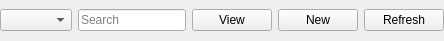
<?xml version="1.0" encoding="UTF-8"?>
<ui version="4.0">
 <class>StaffRankComboBox</class>
 <widget class="QWidget" name="StaffRankComboBox">
  <property name="geometry">
   <rect>
    <x>0</x>
    <y>0</y>
    <width>400</width>
    <height>41</height>
   </rect>
  </property>
  <property name="sizePolicy">
   <sizepolicy hsizetype="Fixed" vsizetype="Fixed">
    <horstretch>0</horstretch>
    <verstretch>0</verstretch>
   </sizepolicy>
  </property>
  <property name="windowTitle">
   <string>Form</string>
  </property>
  <layout class="QGridLayout" name="gridLayout">
   <property name="leftMargin">
    <number>0</number>
   </property>
   <property name="topMargin">
    <number>0</number>
   </property>
   <property name="rightMargin">
    <number>0</number>
   </property>
   <property name="bottomMargin">
    <number>0</number>
   </property>
   <item row="0" column="5">
    <widget class="QPushButton" name="refreshButton">
     <property name="sizePolicy">
      <sizepolicy hsizetype="Fixed" vsizetype="Fixed">
       <horstretch>0</horstretch>
       <verstretch>0</verstretch>
      </sizepolicy>
     </property>
     <property name="focusPolicy">
      <enum>Qt::ClickFocus</enum>
     </property>
     <property name="text">
      <string>Refresh</string>
     </property>
    </widget>
   </item>
   <item row="0" column="4">
    <widget class="QPushButton" name="newButton">
     <property name="sizePolicy">
      <sizepolicy hsizetype="Fixed" vsizetype="Fixed">
       <horstretch>0</horstretch>
       <verstretch>0</verstretch>
      </sizepolicy>
     </property>
     <property name="focusPolicy">
      <enum>Qt::ClickFocus</enum>
     </property>
     <property name="text">
      <string>New</string>
     </property>
    </widget>
   </item>
   <item row="0" column="0">
    <widget class="QComboBox" name="comboBox">
     <property name="insertPolicy">
      <enum>QComboBox::InsertAlphabetically</enum>
     </property>
    </widget>
   </item>
   <item row="0" column="2">
    <widget class="QLineEdit" name="lineEdit">
     <property name="sizePolicy">
      <sizepolicy hsizetype="Minimum" vsizetype="Fixed">
       <horstretch>0</horstretch>
       <verstretch>0</verstretch>
      </sizepolicy>
     </property>
     <property name="focusPolicy">
      <enum>Qt::ClickFocus</enum>
     </property>
     <property name="placeholderText">
      <string>Search</string>
     </property>
     <property name="clearButtonEnabled">
      <bool>true</bool>
     </property>
    </widget>
   </item>
   <item row="0" column="3">
    <widget class="QPushButton" name="viewButton">
     <property name="focusPolicy">
      <enum>Qt::ClickFocus</enum>
     </property>
     <property name="text">
      <string>View</string>
     </property>
    </widget>
   </item>
  </layout>
 </widget>
 <resources/>
 <connections/>
</ui>
